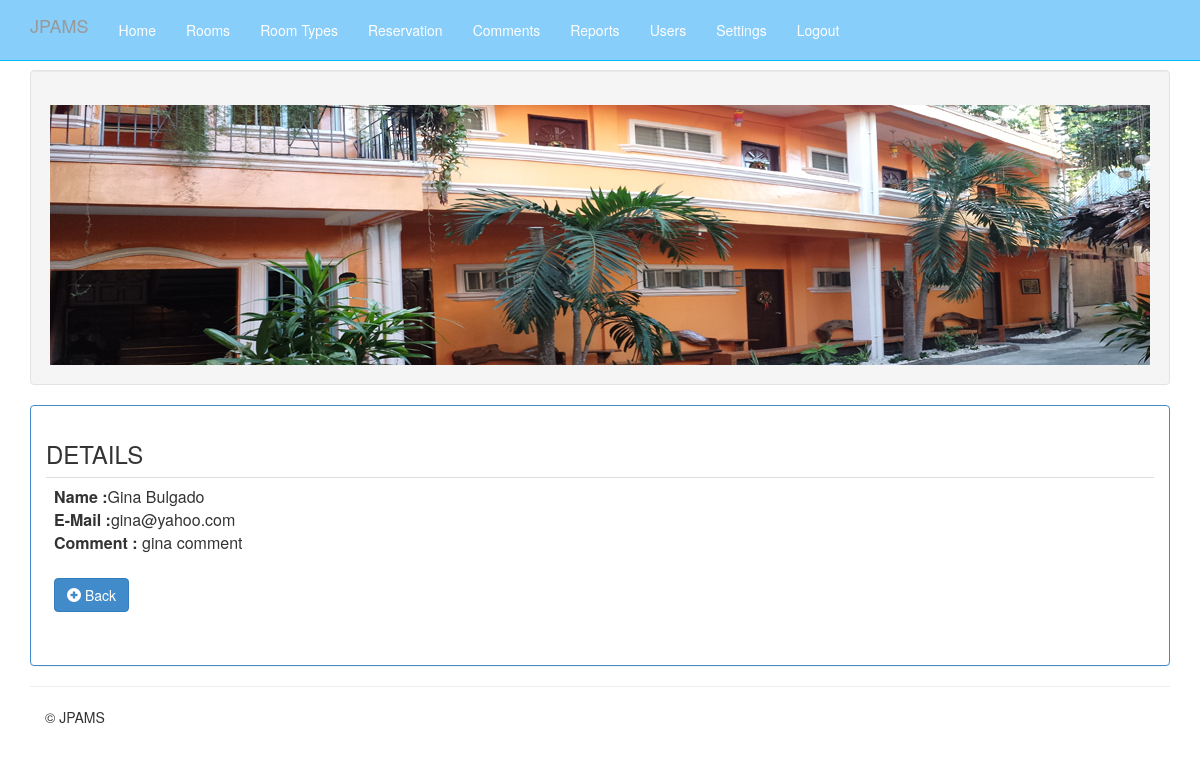
The page /Aplaya/admin/mod_comments/index.php?view=view&id=1 (signed in) on the database its author committed.
### tables this page shows
CREATE TABLE `comments` (
  `comment_id` int(100) NOT NULL,
  `firstname` varchar(20) NOT NULL,
  `lastname` varchar(20) NOT NULL,
  `email` varchar(100) NOT NULL,
  `comment` varchar(100) NOT NULL
);

### Aplaya/admin/mod_comments/index.php (called while the page is built, shortened)
<?php
require_once '../themes/backendTemplate.php';
?>

### Aplaya/includes/database.php (called while the page is built, shortened)
<?php
class Database
{
	var $sql_string = '';
	private $conn;
	public function open_connection()
	{
		$this->conn = mysqli_connect(DB_SERVER, DB_USER, DB_PASS);
		if (!$this->conn) {
			echo "Problem in database connection! Contact administrator!";
			exit();
		} else {
			$db_select = mysqli_select_db($this->conn, DB_NAME);
		}
	}
	function setQuery($sql = '')
	{
		$this->sql_string = $sql;
	}
	function executeQuery()
	{
		$result = mysqli_query($this->conn, $this->sql_string);
		return $result;
	}
	private function confirm_query($result)
	{
		return $result;
	}
	function loadSingleResult()
	{
		$cur = $this->executeQuery();
		while ($row = mysqli_fetch_object($cur)) {
			return $data = $row;
		}
	}
}
$mydb = new Database();

### Aplaya/admin/mod_comments/view.php (the view)
<?php
$id=$_GET['id'];
$mydb->setQuery("SELECT * FROM comments WHERE comment_id='$id'");
$cur = $mydb->loadSingleResult();
?>
<div class="panel panel-primary">
	<div class="panel-body">
		<table class="table table-hover" border="0">
			<caption><h3 align="left">DETAILS</h3></caption>
			<tr>
				<td>
			<p>
<strong>Name :</strong><?php echo $cur->firstname." ".$cur->lastname; ?></br>
<strong>E-Mail :</strong><?php echo $cur->email; ?></br>
<strong>Comment :</strong><?php echo $cur->comment; ?></br>
<br/>
<a href="index.php?view=list" class="btn btn-primary"><span class="glyphicon glyphicon-plus-sign"></span>  Back</a></p>
</td>
</tr>
		</table>
	 </div>
 </div>

### Aplaya/admin/css/offcanvas.css (style rules this page uses)
body { padding-top: 70px; }

### rows shown on the page
comments: firstname "Gina", lastname "Bulgado", email "gina@yahoo.com", comment "gina comment"
